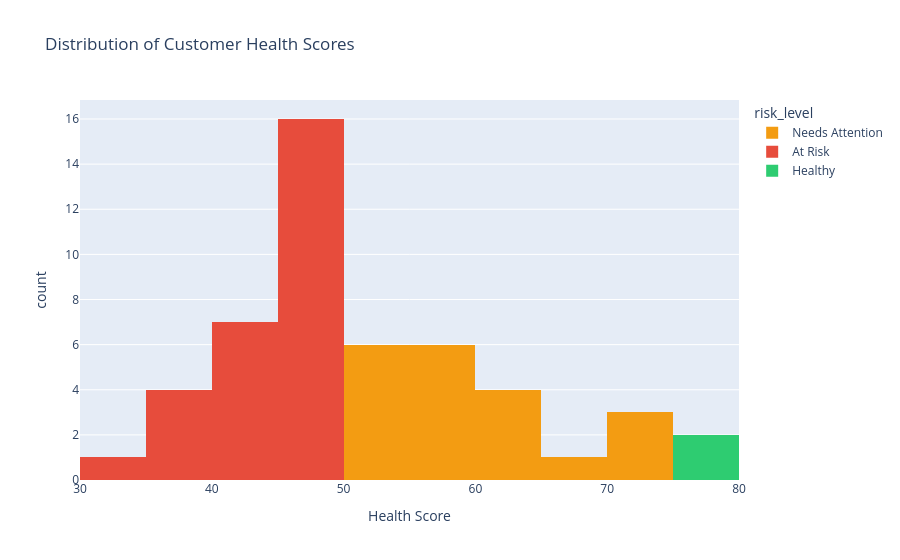

The cell this chart's notebook holds for it:
### Code cell
fig = px.histogram(
    df,
    x='health_score',
    color='risk_level',
    nbins=20,
    title='Distribution of Customer Health Scores',
    color_discrete_map={
        'Healthy'         : '#2ecc71',
        'Needs Attention' : '#f39c12',
        'At Risk'         : '#e74c3c'
    },
    labels={'health_score': 'Health Score', 'count': 'Number of Customers'}
)
fig.show()

### Figure 1 — Plotly figure (JSON) as saved in the notebook; plotly's stock layout.template omitted (floating-point values rounded to 4 significant figures)
{"data": [{"bingroup": "x", "hovertemplate": "risk_level=Needs Attention<br>Health Score=%{x}<br>count=%{y}<extra></extra>", "legendgroup": "Needs Attention", "marker": {"color": "#f39c12", "pattern": {"shape": ""}}, "name": "Needs Attention", "nbinsx": 20, "orientation": "v", "showlegend": true, "type": "histogram", "x": [58.15, 56.68, 58.35, 53.48, 54.48, 71.27, 61.33, 50.27, 53.32, 51.78, 58.78, 53.22, 73.93, 61.3, 73.0, 60.38, 56.93, 65.78, 63.57, 58.15], "xaxis": "x", "yaxis": "y"}, {"bingroup": "x", "hovertemplate": "risk_level=At Risk<br>Health Score=%{x}<br>count=%{y}<extra></extra>", "legendgroup": "At Risk", "marker": {"color": "#e74c3c", "pattern": {"shape": ""}}, "name": "At Risk", "nbinsx": 20, "orientation": "v", "showlegend": true, "type": "histogram", "x": [33.2, 47.07, 45.73, 45.0, 44.12, 46.17, 47.27, 49.28, 47.42, 38.05, 43.82, 41.93, 46.88, 46.17, 38.7, 44.23, 45.38, 35.2, 38.72, 45.37, 41.32, 48.25, 42.55, 44.05, 47.45, 45.53, 49.78, 47.4], "xaxis": "x", "yaxis": "y"}, {"bingroup": "x", "hovertemplate": "risk_level=Healthy<br>Health Score=%{x}<br>count=%{y}<extra></extra>", "legendgroup": "Healthy", "marker": {"color": "#2ecc71", "pattern": {"shape": ""}}, "name": "Healthy", "nbinsx": 20, "orientation": "v", "showlegend": true, "type": "histogram", "x": [75.02, 75.65], "xaxis": "x", "yaxis": "y"}], "layout": {"barmode": "relative", "legend": {"title": {"text": "risk_level"}, "tracegroupgap": 0}, "title": {"text": "Distribution of Customer Health Scores"}, "xaxis": {"anchor": "y", "domain": [0, 1], "title": {"text": "Health Score"}}, "yaxis": {"anchor": "x", "domain": [0, 1], "title": {"text": "count"}}}}
